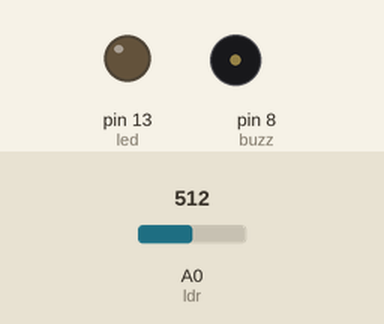
Recording of a sketch running on a simulated Arduino Uno, built with avr-gcc and run on an emulated ATmega328P. On the bench: output pins drawn as LEDs (lit = HIGH), buzzer (waves = sounding, pin HIGH). Inputs (shaded band) come from the test bench; at power-on: A0 (ldr) = 512.

Above: at 1.2 s.
1.3 s: A0 (ldr) set to 410
2.8 s: A0 (ldr) set to 382
At 3.5 s:
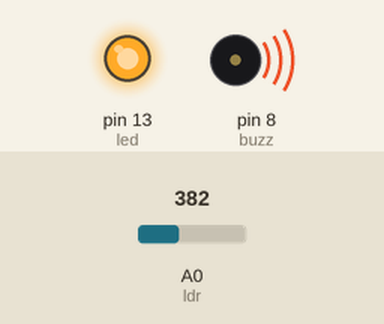
4.3 s: A0 (ldr) set to 511
At 4.7 s:
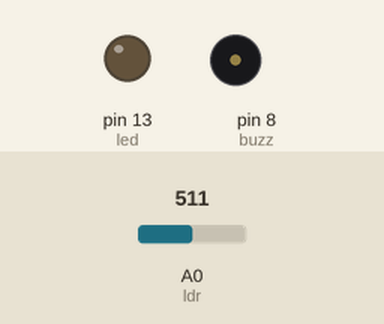
5.8 s: A0 (ldr) set to 390
At 7.0 s:
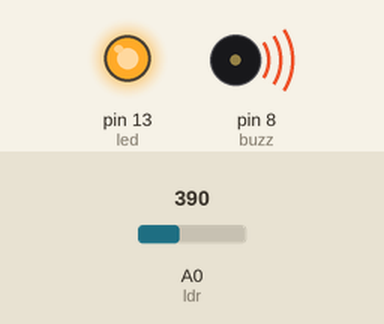
Timing chart, 0 to 8.3 s (numbered marks = the images above; inputs shaded):
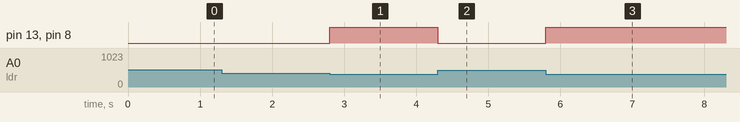

The sketch:

Light_alarm.ino
```cpp
int ldr = A0; //фоторезистор
int led = 13; // светодиод
int buzz = 8;
int lightness; // значение с фоторезистора

void setup() {
  pinMode(led,OUTPUT);
  pinMode(buzz,OUTPUT);
  pinMode(ldr,INPUT);
  Serial.begin(9600);

}

void loop() {
  lightness = analogRead (ldr); // считывание значения фоторезистора

  if(lightness < 400)
  {
    digitalWrite(buzz,HIGH);
    digitalWrite(led,HIGH);
  }
  else
  {
    digitalWrite(buzz,LOW);
    digitalWrite(led,LOW);
  }

}
```

Measured:
- the behaviour switches between 400 and 399 on A0 (ldr) (found by bisection; images 0 and 1)
- after the input at 1.3 s, every drawn part: stays the same
- after the input at 2.8 s, pin 13 (led), pin 8 (buzz): LOW → HIGH at once
- after the input at 4.3 s, pin 13 (led), pin 8 (buzz): HIGH → LOW at once
- after the input at 5.8 s, pin 13 (led), pin 8 (buzz): LOW → HIGH at once
